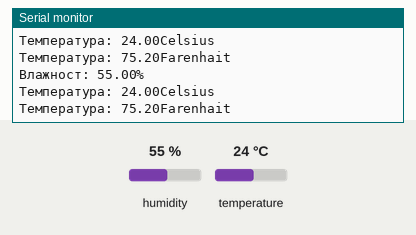
Simulated run of this sketch. Board: Arduino Uno, built with avr-gcc and run on an emulated ATmega328P. Parts: the last lines printed to the serial monitor. The inputs (shaded band) are chosen by the test bench; at power-on: humidity 55 %, temperature 24 °C.

Above: at 3.9 s.
4.0 s: humidity set to 22 %
At 6.7 s:
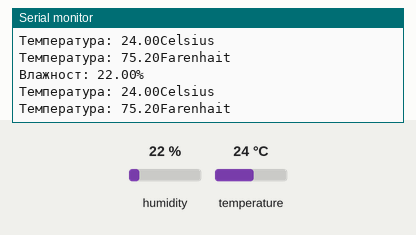
6.9 s: temperature set to 12 °C
At 8.2 s:
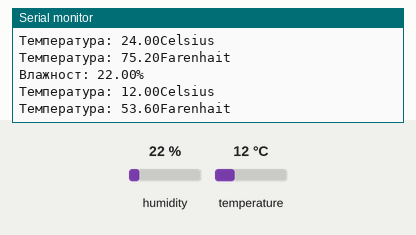
9.8 s: humidity set to 40 %
At 12.1 s:
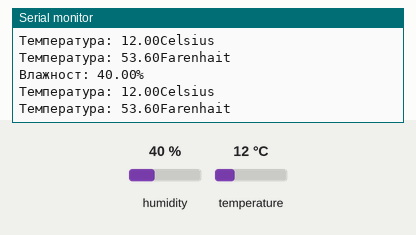
Timing chart, 0 to 13.6 s (numbered marks = the images above; inputs shaded):
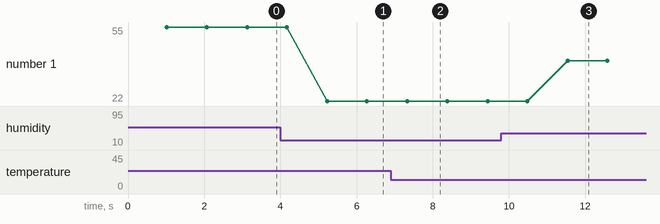

Measured:
- after the input at 4.0 s, the serial monitor: prints a new line after 1.2 s (image 1)
- after the input at 6.9 s, the serial monitor: prints a new line after 0.46 s (image 2)
- after the input at 9.8 s, the serial monitor: prints a new line after 1.7 s (image 3)
- plotted number 1: 55 → 22 after the input at 4.0 s, 22 → 40 after the input at 9.8 s

The sketch:

DHT11.ino
```cpp
#include "DHT.h"

#define DHTPIN 2
#define DHTTYPE DHT11
DHT dht(DHTPIN, DHTTYPE);

void setup() {
  Serial.begin(9600);
  Serial.println("DHT11 test!");
  dht.begin();
}

void loop() {
  delay(1000);

  float h = dht.readHumidity();
  float t = dht.readTemperature();
  float f = dht.readTemperature(true);

  if (isnan(h) || isnan(t) || isnan(f)) {
    Serial.println(F("Failed to read from DHT sensor!"));
    return;
  }
  Serial.print("Влажност: ");
  Serial.print(h);
  Serial.println("%");

  Serial.print("Температура: ");
  Serial.print(t);
  Serial.println("Celsius");

  Serial.print("Температура: ");
  Serial.print(f);
  Serial.println("Farenhait");
}
```
